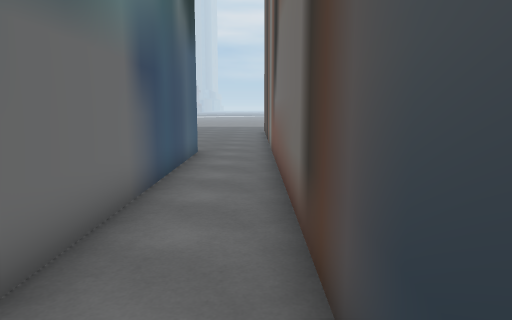
view 1 (above)

16 first-person views from a walk through a scene from a Unity 3-D project. The camera is 1.5 m above the floor, tilts 8° down and sees 70° across. The floor is counted in squares, 1 m on a side. Each view is taken from the middle of a square. On the plan, view 1 faces up. The plan holds only what a view shows up to about 16 squares ahead; the rest is blank. The place goes on beyond the plan.

view 2
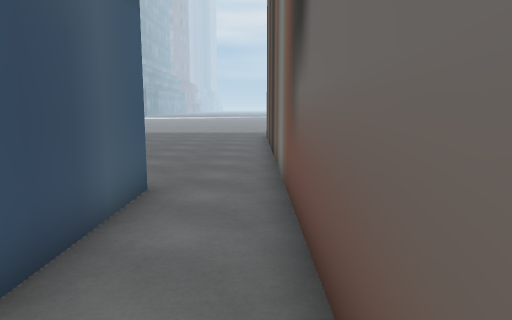

view 3
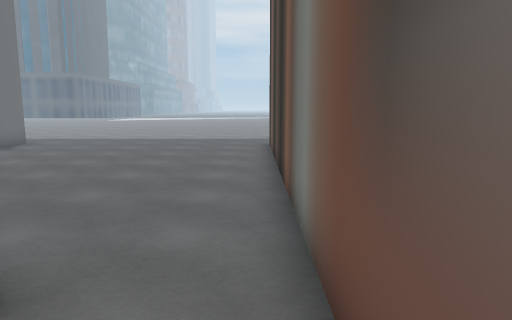

view 4
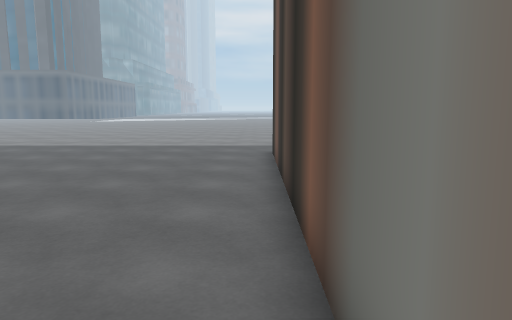

view 5
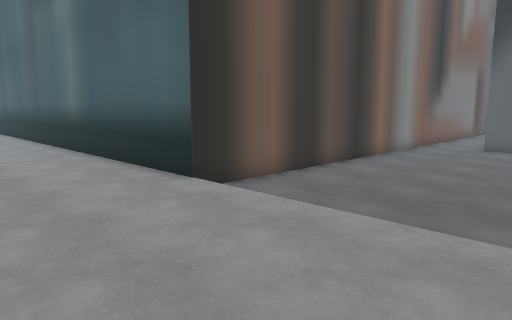

view 6
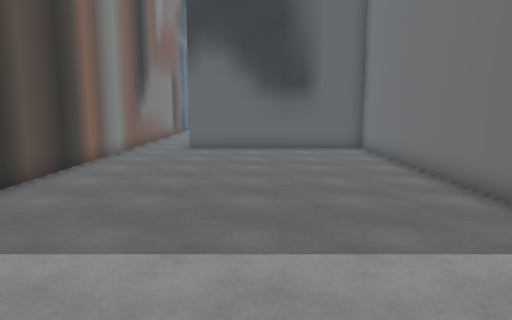

view 7
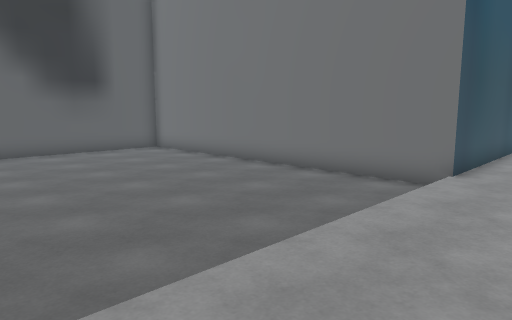

view 8
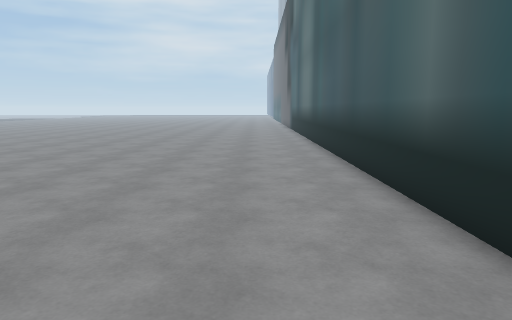

view 9
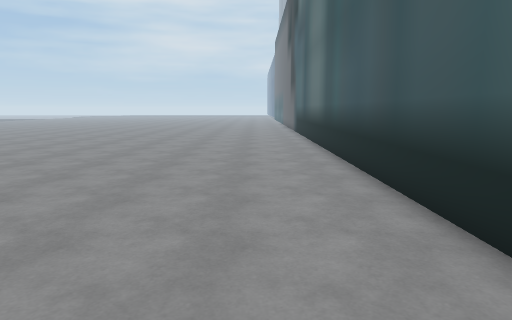

view 10
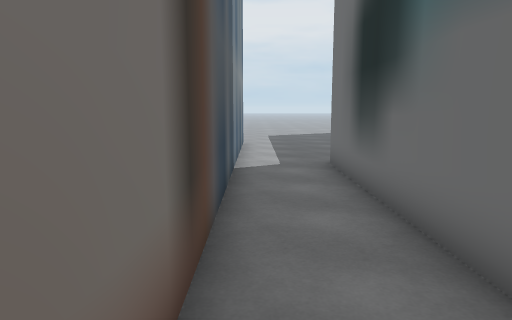

view 11
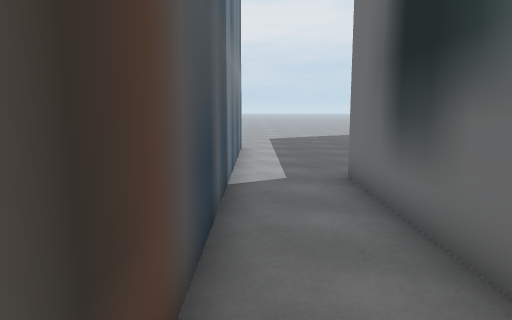

view 12
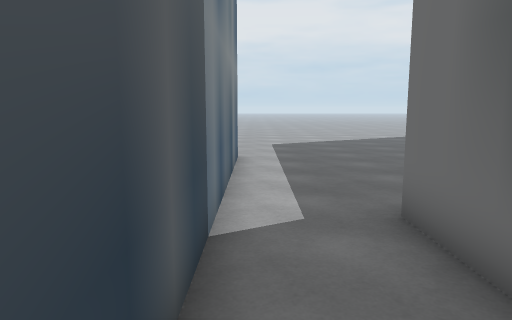

view 13
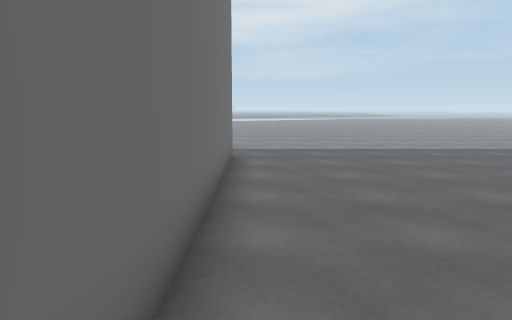

view 14
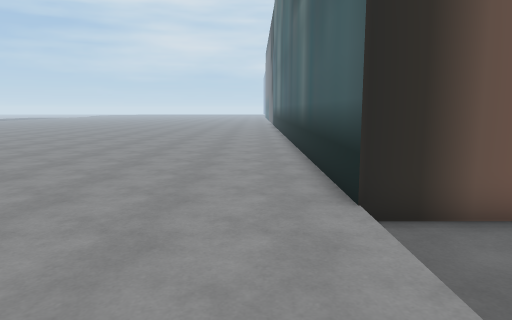

view 15
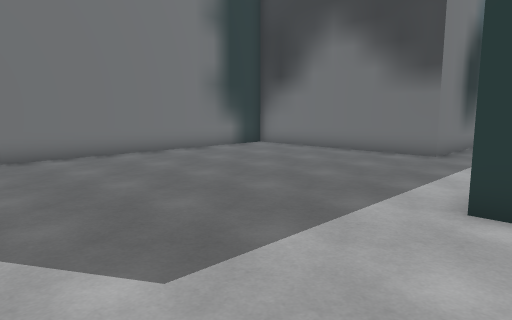

view 16
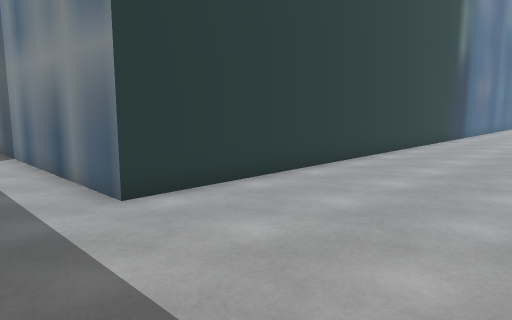

### Floor plan
Key: @ floor where view 1 was taken; # wall or solid block; . main floor; : floor 0.25 m higher than the main floor.
Columns run from 10 left of view 1 to 18 right of it. Each row starts with its distance up from view 1.
 30     :  ::::::::::::::::::::::
 29 :::::::::::::::::::::::::::::
 28 :::::::::::::::::::::::::::::
 27 :::::::::::::::::::::::::::::
 26 :::::::::::::::::::::::::::::
 25 #..........##################
 24 #..........#
 23 #..........#
 22 #..........#
 21 #..........#
 20 #..........#
 19 #..........#
 18 #..........#
 17 #..........#
 16 #..........#
 15 #..........#
 14 #..........#
 13 #########..#
 12         #..#
 11         #..#
 10         #..#
  9         #..#
  8         #..#
  7         #..#
  6         #..#
  5         #..#
  4         #..#
  3         #..#
  2         #..#
  1         #..#
  0         #.@#
 -1         #..#
 -2         #..#
 -3 #########..#
 -4 #..........#
 -5 #..........#
 -6 #..........#
 -7 #..........#
 -8 #..........#
 -9 #..........###############
-10 #..........................
-11 #..........................
-12 #..........................
-13 #......................
-14     .............
-15         .   .

Positions as (right, up) in squares from view 1, and headings:
1: (0, 0), facing up
2: (0, 6), facing up
3: (0, 10), facing up
4: (0, 13), facing up
5: (-6, 30), facing down-right
6: (-5, 29), facing down
7: (-1, 28), facing down-left
8: (2, 28), facing right
9: (5, 28), facing right
10: (0, 7), facing down
11: (0, 5), facing down
12: (0, 2), facing down
13: (-9, 14), facing up
14: (-5, 27), facing right
15: (2, -15), facing up-left
16: (-2, -15), facing up-right
